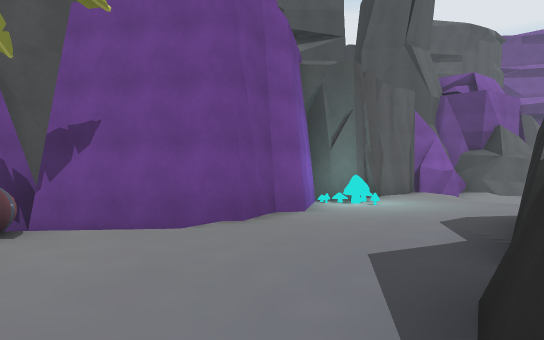
View 1 (above)

17 first-person views from a walk through a Unity game level. The camera is 1.4 m above the floor, looks level and sees 70° across. The floor is counted in squares, 2 m on a side. Each view is taken from the middle of a square. On the plan, view 1 faces up. The plan holds only what a view shows up to about 11 squares ahead; the rest is blank. The place goes on beyond the plan. Some animated figures are left out. Some surface patterns are stand-ins.

View 2
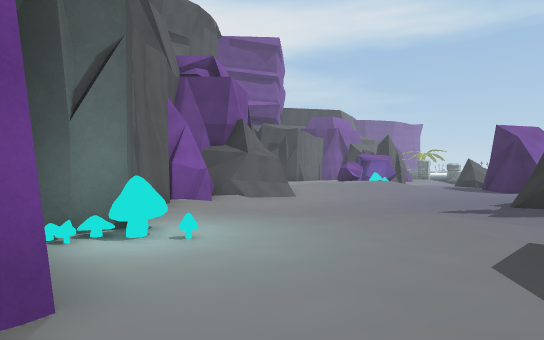

View 3
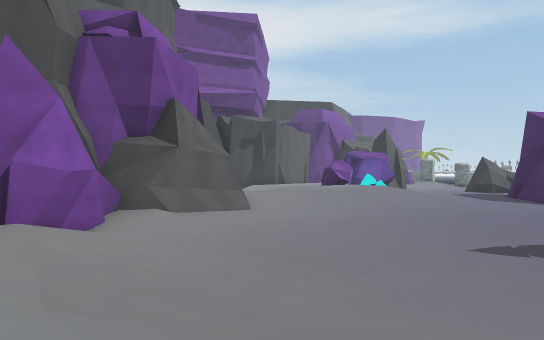

View 4
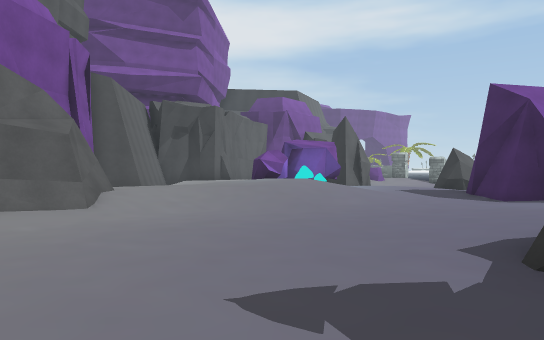

View 5
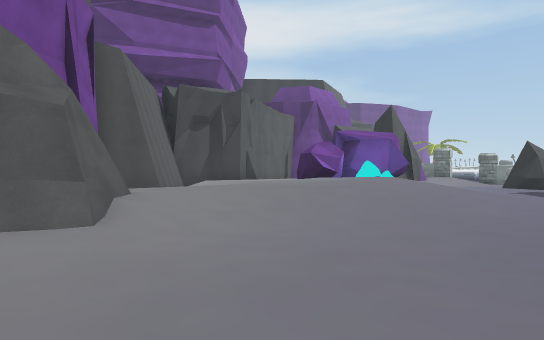

View 6
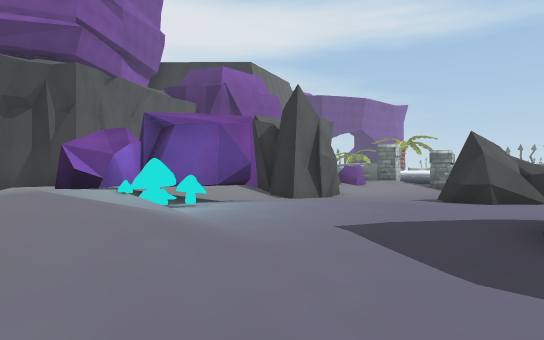

View 7
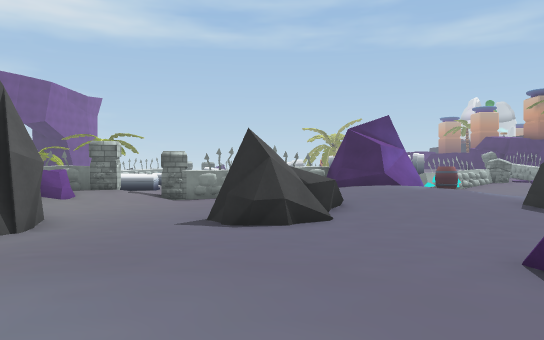

View 8
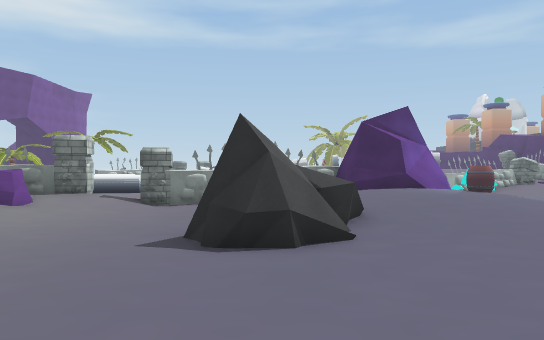

View 9
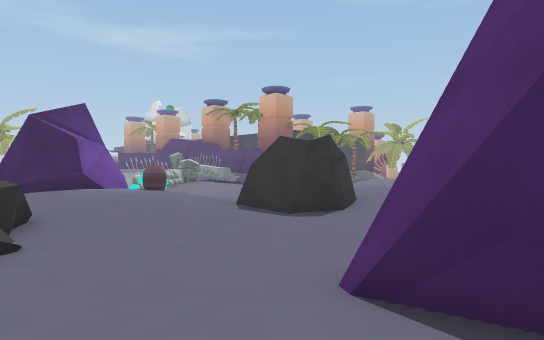

View 10
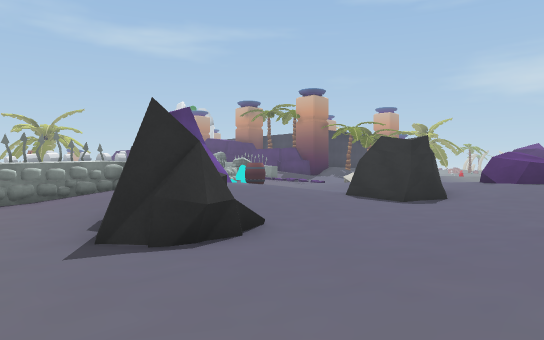

View 11
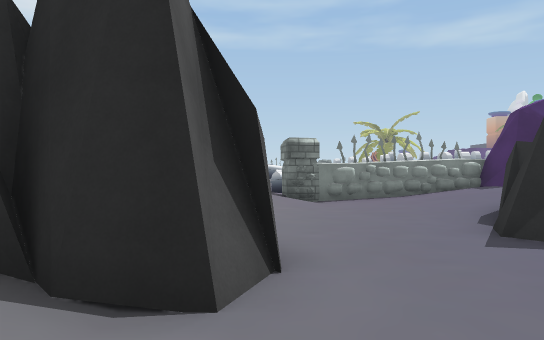

View 12
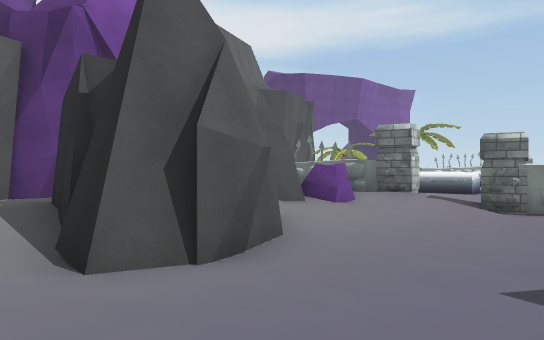

View 13
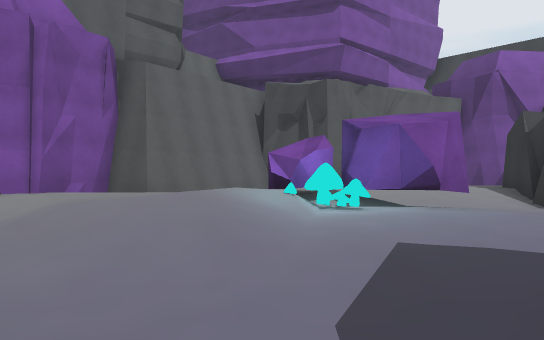

View 14
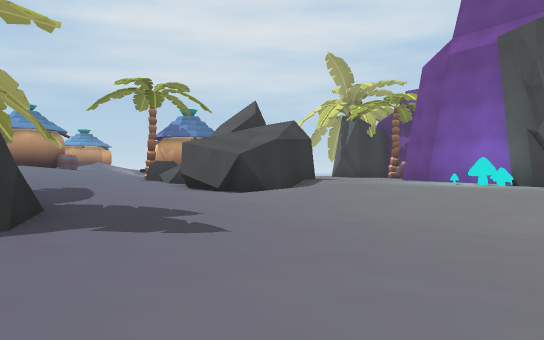

View 15
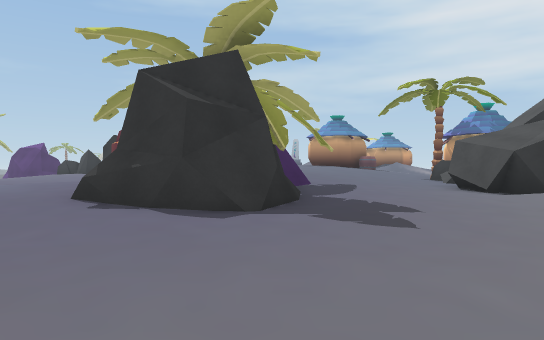

View 16
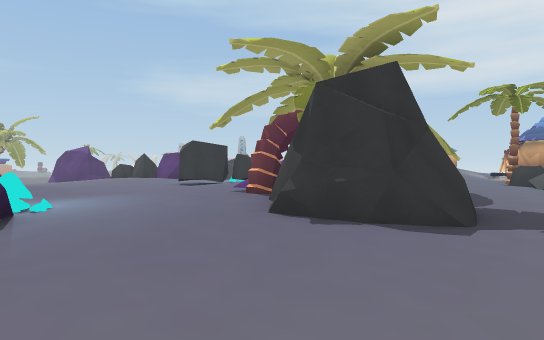

View 17
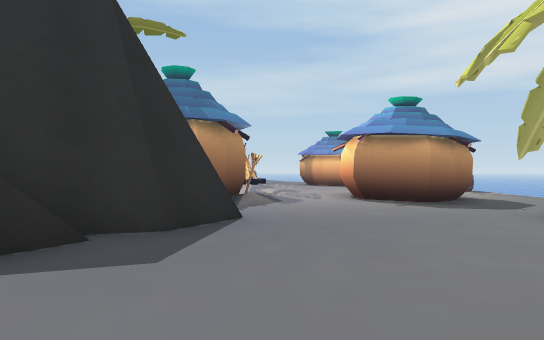

### Floor plan
Key: @ floor where view 1 was taken; # wall or solid block; . main floor; : floor 0.25 m higher than the main floor; - floor 0.25 m lower than the main floor; + floor 0.5 m higher than the main floor; * floor 0.75 m higher than the main floor; % floor 1 m higher than the main floor; / step, stairs or slope; = window, fence, low wall or low ledge; ^ raised ledge; B barrel; R rock; P pillar; H hut; T tree; C torch.
Columns run from 3 left of view 1 to 32 right of it. Each row starts with its distance up from view 1.
 20                 ###       +#   ##^
 19                ###     ////#  /#RP
 18               ##/// ** ////###////P
 17               #+++*/RRRR...##----//
 16            #  #++**/RRRR:..------/P
 15         #######//////=R::/..--....#
 14        ###/////////%/+++:/..RR....##
 13       ##+/-......////+++:/..RRR///##
 12       #++/.......////+++:/../RR ///#
 11      ##+//..........:::::.....////##
 10     ##+*//.........::/###....////*#
  9    ##=**//.......::::##  ....///**#
  8    #*****//....::://:#   ....///*B#
  7 # ##****///:::####//+#    ../##///
  6 ###****///::::#  #+++/    :/## //
  5 B++***/##::::+#  #**+++   ///#
  4 ++****####:++##   **+++:  ////
  3  ****##  #+++/#   /*+++:  /*++
  2 +***###  +++//    //++
  1 ****#     +//
  0 ***@       //
 -1 ****/
 -2 H***# HT
 -3 #H*%#
 -4 ##*C#
 -5  **%

Where each view was taken, in squares from view 1:
view 1: 0 up, 0 right, facing up
view 2: 5 up, 0 right, facing up-right
view 3: 7 up, 4 right, facing up-right
view 4: 7 up, 8 right, facing up-right
view 5: 10 up, 9 right, facing up-right
view 6: 10 up, 15 right, facing up-right
view 7: 13 up, 18 right, facing right
view 8: 13 up, 20 right, facing right
view 9: 13 up, 20 right, facing down-right
view 10: 16 up, 21 right, facing down-right
view 11: 17 up, 21 right, facing right
view 12: 14 up, 22 right, facing up-right
view 13: 9 up, 17 right, facing up
view 14: 12 up, 12 right, facing down-left
view 15: 13 up, 11 right, facing down
view 16: 13 up, 14 right, facing down
view 17: 6 up, 0 right, facing down
